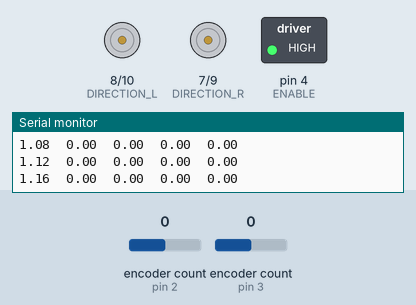
Recording of a sketch running on a simulated Arduino Uno, built with avr-gcc and run on an emulated ATmega328P. On the bench: direction and speed pins drawn as motors (green arrow = direction pin HIGH = forward, orange = LOW = backward, longer = more drive), switched loads named in the sketch (green lamp = pin HIGH), the last lines printed to the serial monitor. The test bench sets the inputs (shaded band); at power-on: encoder count (sensors on pin 2, pin 3) 0.

Above: at 1.2 s.
1.3 s: encoder count (sensor on pin 2) set to 1
At 3.34 s:
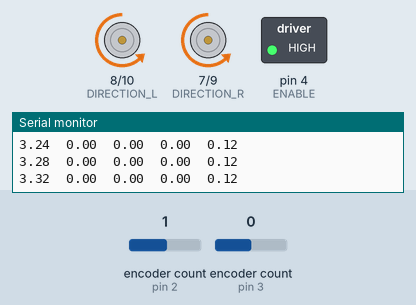
At 3.9 s:
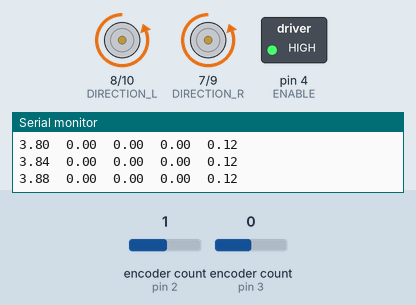
Timing chart, 0 to 5.4 s (numbered marks = the images above; inputs shaded):
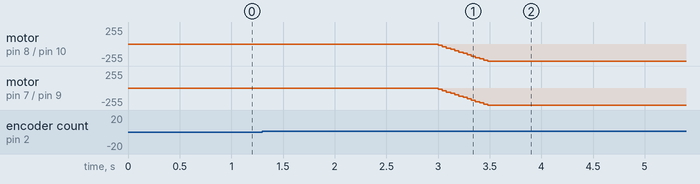

The sketch:

InnerLoop.ino
```cpp
/* InnerLoop.ino
 *
 * Purpose : This file is used to implement a pair of controllers for system speed
 * and system angular speed. The speed and angular speed are outputted to the serial
 * monitor.
 *
 */

// important parameters
#define STEP_SPEED_DIS  0.5
#define STEP_SPEED_ROT  0

// libraries
#include <Encoder.h>

// system constants
#define SAMPLE_TIME     40    // sampling time in milliseconds
#define MAX_VOLTAGE     7.5   // maximum voltage of the input into the motor
#define WHEEL_RADIUS    0.0745   // radius of wheel in meters
#define WHEEL_DISTANCE  0.290    // distance between wheels in meters
#define START_DELAY     3000  // start delay in millisconds

// conversion constants
#define RAD_IN_DEG      0.01745329
#define METERS_IN_FEET  0.3048

// pins
#define CHANNEL_RA      2     // encoder input pin for right motor channel A
#define CHANNEL_LA      3     // encoder input pin for left motor channel A
#define CHANNEL_RB      5     // encoder input pin for right motor channel B
#define CHANNEL_LB      6     // encoder input pin for left motor channel B
#define ENABLE          4     // enables right motor
#define DIRECTION_R     7     // right motor direction
#define DIRECTION_L     8     // left motor direction
#define SPEED_R         9    // PWM pin for right motor speed
#define SPEED_L         10    // PWM pin for left motor speed

// controller gains
#define KI_DIS          30    // inner loop speed i control
#define KP_DIS          0     // inner loop speed p control
#define KI_ROT          0.15  // inner loop ang speed i control
#define KP_ROT          0.    // inner loop ang speed p control

// sets encoder functions
Encoder rightEnc(CHANNEL_RA, CHANNEL_RB);
Encoder leftEnc(CHANNEL_LA, CHANNEL_LB);

// global variables
double actPos_dis = 0;
double actPos_rot = 0;
double actSpeed_dis = 0;
double actSpeed_rot = 0;
double desPos_dis = 0;
double desPos_rot = 0;
double desSpeed_dis = 0;
double desSpeed_rot = 0;
double errorPos_dis = 0;
double errorPos_rot = 0;
double errorSpeed_dis = 0;
double errorSpeed_rot = 0;
double errorSpeedSum_dis = 0;
double errorSpeedSum_rot = 0;

void setup() {

  // serial communication initialization
  Serial.begin(115200);

  // assigns pins as either inputs or outputs
  pinMode(CHANNEL_RA, INPUT);
  pinMode(CHANNEL_LA, INPUT);
  pinMode(CHANNEL_RB, INPUT);
  pinMode(CHANNEL_LB, INPUT);
  pinMode(ENABLE, OUTPUT);
  pinMode(DIRECTION_R, OUTPUT);
  pinMode(DIRECTION_L, OUTPUT);
  pinMode(SPEED_R, OUTPUT);
  pinMode(SPEED_L, OUTPUT);

  // enables motors
  digitalWrite(ENABLE, HIGH);

  // writes direction to motor
  digitalWrite(DIRECTION_R, LOW);
  digitalWrite(DIRECTION_L, LOW);

} // end of setup


void loop() {

  // static variables
  static unsigned long currentTime = 0;
  static double newDeg_R = 0;
  static double newDeg_L = 0;
  static double oldDeg_R = 0;
  static double oldDeg_L = 0;
  static double angVel_R = 0;
  static double angVel_L = 0;
  static double sumVoltage = 0;
  static double difVoltage = 0;
  static double rightVoltage = 0;
  static double leftVoltage = 0;

  // measures time for delay
  currentTime = millis();

  // starts motor after appropriate time delay
  if (millis() >= START_DELAY) {
    desSpeed_dis = STEP_SPEED_DIS;
    desSpeed_rot = STEP_SPEED_ROT;
  }

  // takes sample of position
  newDeg_R = ((double)rightEnc.read() * 360) / 3200;
  newDeg_L = -((double)leftEnc.read() * 360) / 3200;

  // calculates positions of system
  actPos_dis = WHEEL_RADIUS * 0.5 * (newDeg_R + newDeg_L) * RAD_IN_DEG;
  actPos_rot = (WHEEL_RADIUS / WHEEL_DISTANCE) * (newDeg_R - newDeg_L);

  // calculates wheel angular speeds
  angVel_R = (1000 * (newDeg_R - oldDeg_R)) / SAMPLE_TIME;
  angVel_L = (1000 * (newDeg_L - oldDeg_L)) / SAMPLE_TIME;

  // calculates speeds of system
  actSpeed_dis = WHEEL_RADIUS * 0.5 * (angVel_R + angVel_L) * RAD_IN_DEG;
  actSpeed_rot = (WHEEL_RADIUS / WHEEL_DISTANCE) * (angVel_R - angVel_L);

  // control system for sum voltage
  errorSpeed_dis = desSpeed_dis - actSpeed_dis;
  errorSpeedSum_dis += (errorSpeed_dis * SAMPLE_TIME) / 1000;
  sumVoltage = (errorSpeedSum_dis * KI_DIS) + (errorSpeed_dis * KP_DIS);

  // control system for sum voltage
  errorSpeed_dis = desSpeed_dis - actSpeed_dis;
  errorSpeedSum_dis += (errorSpeed_dis * SAMPLE_TIME) / 1000;
  sumVoltage = (errorSpeedSum_dis * KI_DIS) + (errorSpeed_dis * KP_DIS);

  // control system for dif voltage
  errorSpeed_rot = desSpeed_rot - actSpeed_rot;
  errorSpeedSum_rot += (errorSpeed_rot * SAMPLE_TIME) / 1000;
  difVoltage = (errorSpeedSum_rot * KI_ROT) + (errorSpeed_rot * KP_ROT);

  // determines voltages
  rightVoltage = 0.5 * (sumVoltage + difVoltage);
  leftVoltage = 0.5 * (sumVoltage - difVoltage);
  if (leftVoltage > MAX_VOLTAGE) leftVoltage = MAX_VOLTAGE;
  else if (leftVoltage < -MAX_VOLTAGE) leftVoltage = -MAX_VOLTAGE;
  if (rightVoltage > MAX_VOLTAGE) rightVoltage = MAX_VOLTAGE;
  else if (rightVoltage < -MAX_VOLTAGE) rightVoltage = -MAX_VOLTAGE;

  // determines direction of each motorr and then writes to the motor
  if(rightVoltage < 0) digitalWrite(DIRECTION_R, HIGH);
  else digitalWrite(DIRECTION_R, LOW);
  if(leftVoltage < 0) digitalWrite(DIRECTION_L, HIGH);
  else digitalWrite(DIRECTION_L, LOW);
  analogWrite(SPEED_R, abs(rightVoltage*255/ MAX_VOLTAGE));
  analogWrite(SPEED_L, abs(leftVoltage*255/ MAX_VOLTAGE));

  // displays samples
  Serial.print((double)currentTime / 1000); // sample time in seconds
  Serial.print("\t");
  Serial.print(actSpeed_dis, 2);
  Serial.print("\t");
  Serial.print(actSpeed_rot, 2);
  Serial.print("\t");
  Serial.print(actPos_dis, 2);
  Serial.print("\t");
  Serial.print(actPos_rot, 2);
  Serial.print("\n\r");

  // reassigns old degree variables
  oldDeg_R = newDeg_R;
  oldDeg_L = newDeg_L;

  // ensures function isn't taking too long
  if (millis() > (currentTime + SAMPLE_TIME)) Serial.println("ERROR: Under Sampling!");

  // creates delay of SAMPLE_TIME ms
  while(millis() < (currentTime + SAMPLE_TIME));

} // end of loop
```
